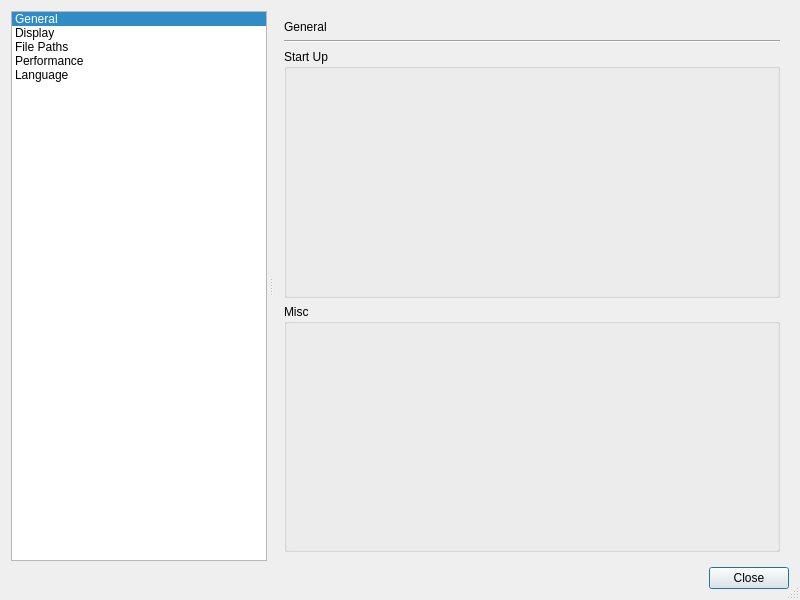
<?xml version="1.0" encoding="UTF-8"?>
<ui version="4.0">
 <class>GlobalPreferencesTabDialog</class>
 <widget class="QDialog" name="GlobalPreferencesTabDialog">
  <property name="windowModality">
   <enum>Qt::ApplicationModal</enum>
  </property>
  <property name="geometry">
   <rect>
    <x>0</x>
    <y>0</y>
    <width>800</width>
    <height>600</height>
   </rect>
  </property>
  <property name="minimumSize">
   <size>
    <width>600</width>
    <height>400</height>
   </size>
  </property>
  <property name="windowTitle">
   <string>Preferences</string>
  </property>
  <property name="sizeGripEnabled">
   <bool>true</bool>
  </property>
  <property name="modal">
   <bool>true</bool>
  </property>
  <layout class="QVBoxLayout" name="verticalLayout">
   <item>
    <widget class="QSplitter" name="splitter">
     <property name="orientation">
      <enum>Qt::Horizontal</enum>
     </property>
     <property name="handleWidth">
      <number>8</number>
     </property>
     <property name="childrenCollapsible">
      <bool>false</bool>
     </property>
     <widget class="QListWidget" name="preferenceCategoryList">
      <property name="sizePolicy">
       <sizepolicy hsizetype="Fixed" vsizetype="Expanding">
        <horstretch>0</horstretch>
        <verstretch>0</verstretch>
       </sizepolicy>
      </property>
      <property name="minimumSize">
       <size>
        <width>0</width>
        <height>0</height>
       </size>
      </property>
      <property name="editTriggers">
       <set>QAbstractItemView::NoEditTriggers</set>
      </property>
      <property name="showDropIndicator" stdset="0">
       <bool>false</bool>
      </property>
      <property name="iconSize">
       <size>
        <width>32</width>
        <height>32</height>
       </size>
      </property>
      <property name="movement">
       <enum>QListView::Static</enum>
      </property>
      <property name="flow">
       <enum>QListView::TopToBottom</enum>
      </property>
      <property name="spacing">
       <number>4</number>
      </property>
      <property name="uniformItemSizes">
       <bool>false</bool>
      </property>
      <property name="currentRow">
       <number>0</number>
      </property>
      <item>
       <property name="text">
        <string>General</string>
       </property>
       <property name="icon">
        <iconset resource="../resources/application_resources.qrc">
         <normaloff>:/icons/wrench.png</normaloff>:/icons/wrench.png</iconset>
       </property>
      </item>
      <item>
       <property name="text">
        <string>Display</string>
       </property>
       <property name="icon">
        <iconset resource="../resources/application_resources.qrc">
         <normaloff>:/icons/monitor_edit.png</normaloff>:/icons/monitor_edit.png</iconset>
       </property>
      </item>
      <item>
       <property name="text">
        <string>File Paths</string>
       </property>
       <property name="icon">
        <iconset resource="../resources/application_resources.qrc">
         <normaloff>:/icons/folders.png</normaloff>:/icons/folders.png</iconset>
       </property>
      </item>
      <item>
       <property name="text">
        <string>Performance</string>
       </property>
       <property name="icon">
        <iconset resource="../resources/application_resources.qrc">
         <normaloff>:/icons/processor.png</normaloff>:/icons/processor.png</iconset>
       </property>
      </item>
      <item>
       <property name="text">
        <string>Language</string>
       </property>
       <property name="icon">
        <iconset resource="../resources/application_resources.qrc">
         <normaloff>:/icons/locate.png</normaloff>:/icons/locate.png</iconset>
       </property>
      </item>
     </widget>
     <widget class="QStackedWidget" name="preferencePageStack">
      <property name="sizePolicy">
       <sizepolicy hsizetype="Preferred" vsizetype="Preferred">
        <horstretch>2</horstretch>
        <verstretch>0</verstretch>
       </sizepolicy>
      </property>
      <property name="currentIndex">
       <number>0</number>
      </property>
      <widget class="QWidget" name="generalPreferencesPage">
       <layout class="QVBoxLayout" name="verticalLayout_5">
        <item>
         <layout class="QVBoxLayout" name="verticalLayout_4">
          <item>
           <widget class="QLabel" name="generalTitle">
            <property name="sizePolicy">
             <sizepolicy hsizetype="Preferred" vsizetype="Fixed">
              <horstretch>0</horstretch>
              <verstretch>0</verstretch>
             </sizepolicy>
            </property>
            <property name="text">
             <string>General</string>
            </property>
           </widget>
          </item>
          <item>
           <widget class="Line" name="generalTitleSpacer">
            <property name="orientation">
             <enum>Qt::Horizontal</enum>
            </property>
           </widget>
          </item>
          <item>
           <layout class="QVBoxLayout" name="verticalLayout_18">
            <item>
             <widget class="QGroupBox" name="startupOptionsGroup">
              <property name="title">
               <string>Start Up</string>
              </property>
             </widget>
            </item>
            <item>
             <widget class="QGroupBox" name="miscOptionsGroup">
              <property name="title">
               <string>Misc</string>
              </property>
             </widget>
            </item>
           </layout>
          </item>
         </layout>
        </item>
       </layout>
      </widget>
      <widget class="QWidget" name="displayPreferencesPage">
       <layout class="QVBoxLayout" name="verticalLayout_11">
        <item>
         <layout class="QVBoxLayout" name="verticalLayout_7">
          <item>
           <widget class="QLabel" name="displayTitle">
            <property name="sizePolicy">
             <sizepolicy hsizetype="Preferred" vsizetype="Fixed">
              <horstretch>0</horstretch>
              <verstretch>0</verstretch>
             </sizepolicy>
            </property>
            <property name="text">
             <string>Display</string>
            </property>
           </widget>
          </item>
          <item>
           <widget class="Line" name="displayTitleSpacer">
            <property name="sizePolicy">
             <sizepolicy hsizetype="Expanding" vsizetype="Fixed">
              <horstretch>0</horstretch>
              <verstretch>0</verstretch>
             </sizepolicy>
            </property>
            <property name="orientation">
             <enum>Qt::Horizontal</enum>
            </property>
           </widget>
          </item>
          <item>
           <layout class="QVBoxLayout" name="verticalLayout_10">
            <item>
             <widget class="QGroupBox" name="launchPageDisplayOptionsGroup">
              <property name="title">
               <string>Launch Page Display</string>
              </property>
             </widget>
            </item>
            <item>
             <widget class="QGroupBox" name="imageJobDisplayOptionsGroup">
              <property name="title">
               <string>Image Geometrizer Display</string>
              </property>
             </widget>
            </item>
            <item>
             <widget class="QGroupBox" name="groupBox">
              <property name="title">
               <string>Console Display</string>
              </property>
             </widget>
            </item>
           </layout>
          </item>
         </layout>
        </item>
       </layout>
      </widget>
      <widget class="QWidget" name="filePathPreferencesPage">
       <layout class="QVBoxLayout" name="verticalLayout_13">
        <item>
         <layout class="QVBoxLayout" name="verticalLayout_9">
          <item>
           <widget class="QLabel" name="filePathsTitle">
            <property name="sizePolicy">
             <sizepolicy hsizetype="Preferred" vsizetype="Fixed">
              <horstretch>0</horstretch>
              <verstretch>0</verstretch>
             </sizepolicy>
            </property>
            <property name="text">
             <string>File Paths</string>
            </property>
           </widget>
          </item>
          <item>
           <widget class="Line" name="filePathsTitleSpacer">
            <property name="orientation">
             <enum>Qt::Horizontal</enum>
            </property>
           </widget>
          </item>
          <item>
           <layout class="QVBoxLayout" name="verticalLayout_12">
            <item>
             <widget class="QGroupBox" name="defaultLoadPathOptionsGroup">
              <property name="title">
               <string>Default Load Paths</string>
              </property>
             </widget>
            </item>
            <item>
             <widget class="QGroupBox" name="defaultSavePathOptionsGroup">
              <property name="title">
               <string>Default Save Paths</string>
              </property>
             </widget>
            </item>
            <item>
             <widget class="QGroupBox" name="templatePathOptionsGroup">
              <property name="title">
               <string>Template Paths</string>
              </property>
             </widget>
            </item>
           </layout>
          </item>
         </layout>
        </item>
       </layout>
      </widget>
      <widget class="QWidget" name="performancePreferencesPage">
       <layout class="QVBoxLayout" name="verticalLayout_15">
        <item>
         <layout class="QVBoxLayout" name="verticalLayout_6">
          <item>
           <widget class="QLabel" name="performanceTitle">
            <property name="sizePolicy">
             <sizepolicy hsizetype="Preferred" vsizetype="Fixed">
              <horstretch>0</horstretch>
              <verstretch>0</verstretch>
             </sizepolicy>
            </property>
            <property name="text">
             <string>Performance</string>
            </property>
           </widget>
          </item>
          <item>
           <widget class="Line" name="performanceTitleSpacer">
            <property name="orientation">
             <enum>Qt::Horizontal</enum>
            </property>
           </widget>
          </item>
          <item>
           <layout class="QVBoxLayout" name="verticalLayout_14">
            <item>
             <widget class="QGroupBox" name="imageResizingGroup">
              <property name="title">
               <string>Image Resizing</string>
              </property>
             </widget>
            </item>
            <item>
             <widget class="QGroupBox" name="threadingOptionsGroup">
              <property name="title">
               <string>Multithreading</string>
              </property>
             </widget>
            </item>
           </layout>
          </item>
         </layout>
        </item>
       </layout>
      </widget>
      <widget class="QWidget" name="languagePreferencesPage">
       <layout class="QVBoxLayout" name="verticalLayout_16">
        <item>
         <layout class="QVBoxLayout" name="verticalLayout_8">
          <item>
           <widget class="QLabel" name="languageTitle">
            <property name="sizePolicy">
             <sizepolicy hsizetype="Preferred" vsizetype="Fixed">
              <horstretch>0</horstretch>
              <verstretch>0</verstretch>
             </sizepolicy>
            </property>
            <property name="text">
             <string>Language</string>
            </property>
           </widget>
          </item>
          <item>
           <widget class="Line" name="languageTitleSpacer">
            <property name="sizePolicy">
             <sizepolicy hsizetype="Expanding" vsizetype="Fixed">
              <horstretch>0</horstretch>
              <verstretch>0</verstretch>
             </sizepolicy>
            </property>
            <property name="orientation">
             <enum>Qt::Horizontal</enum>
            </property>
           </widget>
          </item>
          <item>
           <layout class="QVBoxLayout" name="verticalLayout_2">
            <item>
             <widget class="QGroupBox" name="availableLanguagesOptionsGroup">
              <property name="title">
               <string>Available Languages</string>
              </property>
             </widget>
            </item>
           </layout>
          </item>
         </layout>
        </item>
       </layout>
      </widget>
     </widget>
    </widget>
   </item>
   <item>
    <widget class="QDialogButtonBox" name="buttonBox">
     <property name="orientation">
      <enum>Qt::Horizontal</enum>
     </property>
     <property name="standardButtons">
      <set>QDialogButtonBox::Close</set>
     </property>
    </widget>
   </item>
  </layout>
 </widget>
 <resources>
  <include location="../resources/application_resources.qrc"/>
 </resources>
 <connections>
  <connection>
   <sender>buttonBox</sender>
   <signal>accepted()</signal>
   <receiver>GlobalPreferencesTabDialog</receiver>
   <slot>accept()</slot>
   <hints>
    <hint type="sourcelabel">
     <x>248</x>
     <y>254</y>
    </hint>
    <hint type="destinationlabel">
     <x>157</x>
     <y>274</y>
    </hint>
   </hints>
  </connection>
  <connection>
   <sender>buttonBox</sender>
   <signal>rejected()</signal>
   <receiver>GlobalPreferencesTabDialog</receiver>
   <slot>reject()</slot>
   <hints>
    <hint type="sourcelabel">
     <x>316</x>
     <y>260</y>
    </hint>
    <hint type="destinationlabel">
     <x>286</x>
     <y>274</y>
    </hint>
   </hints>
  </connection>
 </connections>
</ui>
